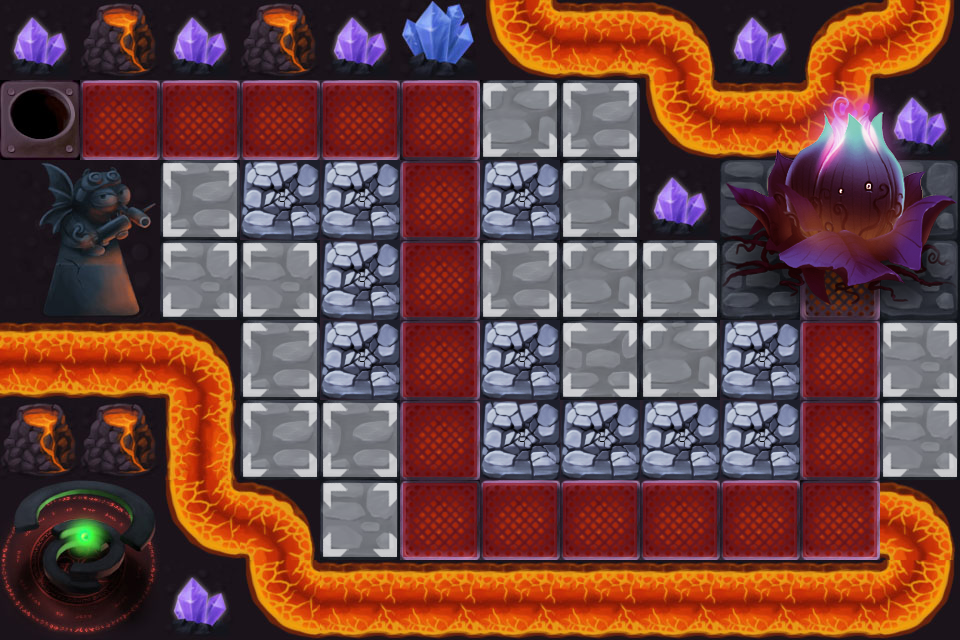

The image is a tile-based game level rendered from a .tmx file. Its description and source (layers, tilesets, objects; grid data summarised) follow:
An orthogonal 12x8 tile map with 80x80 px tiles, 5 tile layers (BACKGROUND1, SEEDLAYER, Meta, Towerface, ...), 6 tilesets and 7 objects (WayPoint00, RapidSoliderPos, WayPoint01, WayPoint02, WayPoint03, ...).

<map version="1.0" orientation="orthogonal" width="12" height="8" tilewidth="80" tileheight="80">
 <tileset firstgid="1" name="build" tilewidth="80" tileheight="80">
  <image source="build.png" width="80" height="80" />
  <tile id="0">
   <properties>
    <property name="buildable" value="1" />
   </properties>
  </tile>
 </tileset>
 <tileset firstgid="2" name="road" tilewidth="80" tileheight="80">
  <image source="road.png" width="80" height="80" />
  <tile id="0">
   <properties>
    <property name="skillable" value="1" />
   </properties>
  </tile>
 </tileset>
 <tileset firstgid="3" name="rebuild_4" tilewidth="80" tileheight="80">
  <image source="rebuild_4.png" width="400" height="160" />
  <tile id="0">
   <properties>
    <property name="rebuildable" value="31" />
   </properties>
  </tile>
  <tile id="1">
   <properties>
    <property name="rebuildable" value="32" />
   </properties>
  </tile>
  <tile id="2">
   <properties>
    <property name="rebuildable" value="33" />
   </properties>
  </tile>
  <tile id="3">
   <properties>
    <property name="rebuildable" value="34" />
   </properties>
  </tile>
  <tile id="4">
   <properties>
    <property name="rebuildable" value="35" />
   </properties>
  </tile>
  <tile id="5">
   <properties>
    <property name="rebuildable" value="36" />
   </properties>
  </tile>
  <tile id="6">
   <properties>
    <property name="rebuildable" value="37" />
   </properties>
  </tile>
  <tile id="7">
   <properties>
    <property name="rebuildable" value="38" />
   </properties>
  </tile>
  <tile id="8">
   <properties>
    <property name="rebuildable" value="39" />
   </properties>
  </tile>
  <tile id="9">
   <properties>
    <property name="rebuildable" value="40" />
   </properties>
  </tile>
 </tileset>
 <tileset firstgid="13" name="41" tilewidth="80" tileheight="80">
  <image source="41.png" width="480" height="480" />
 </tileset>
 <tileset firstgid="49" name="42" tilewidth="80" tileheight="80">
  <image source="42.png" width="240" height="240" />
 </tileset>
 <tileset firstgid="58" name="4geduan" tilewidth="80" tileheight="80">
  <image source="4geduan.png" width="160" height="240" />
 </tileset>
 <layer name="BACKGROUND1" width="12" height="8">
  <data>[96 cells, 96 non-empty, 27 distinct tile ids]</data>
 </layer>
 <layer name="SEEDLAYER" width="12" height="8">
  <data>[96 cells, 9 non-empty, 9 distinct tile ids]</data>
 </layer>
 <layer name="Meta" width="12" height="8">
  <data>[96 cells, 28 non-empty, 1 distinct tile ids]</data>
 </layer>
 <layer name="Towerface" width="12" height="8">
  <data>[96 cells, 17 non-empty, 1 distinct tile ids]</data>
 </layer>
 <layer name="Rebuild" width="12" height="8">
  <data>[96 cells, 11 non-empty, 1 distinct tile ids]</data>
 </layer>
 <objectgroup name="Objects" width="12" height="8">
  <object name="WayPoint00" x="40" y="120" />
  <object name="RapidSoliderPos" x="40" y="200" />
  <object name="WayPoint01" x="440" y="120" />
  <object name="WayPoint02" x="440" y="520" />
  <object name="WayPoint03" x="840" y="520" />
  <object name="WayPoint04" x="840" y="280" />
  <object name="SeedsPos" x="760" y="120" />
 </objectgroup>
</map>
